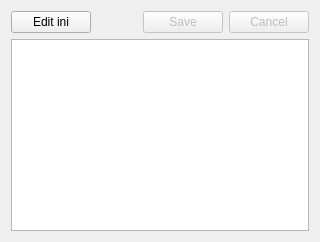
       <widget class="QWidget" name="tabEdit">
        <attribute name="title">
         <string>Edit ini Section</string>
        </attribute>
        <layout class="QGridLayout" name="gridLayout_16">
         <item row="0" column="2">
          <widget class="QPushButton" name="btnSaveIni">
           <property name="enabled">
            <bool>false</bool>
           </property>
           <property name="text">
            <string>Save</string>
           </property>
          </widget>
         </item>
         <item row="0" column="0">
          <widget class="QPushButton" name="btnEditIni">
           <property name="text">
            <string>Edit ini</string>
           </property>
           <property name="checkable">
            <bool>false</bool>
           </property>
          </widget>
         </item>
         <item row="0" column="1">
          <spacer name="horizontalSpacer_7">
           <property name="orientation">
            <enum>Qt::Horizontal</enum>
           </property>
           <property name="sizeHint" stdset="0">
            <size>
             <width>40</width>
             <height>20</height>
            </size>
           </property>
          </spacer>
         </item>
         <item row="0" column="3">
          <widget class="QPushButton" name="btnCancelEdit">
           <property name="enabled">
            <bool>false</bool>
           </property>
           <property name="text">
            <string>Cancel</string>
           </property>
          </widget>
         </item>
         <item row="1" column="0" colspan="4">
          <widget class="QPlainTextEdit" name="txtIniSection">
           <property name="lineWrapMode">
            <enum>QPlainTextEdit::NoWrap</enum>
           </property>
          </widget>
         </item>
        </layout>
       </widget>
